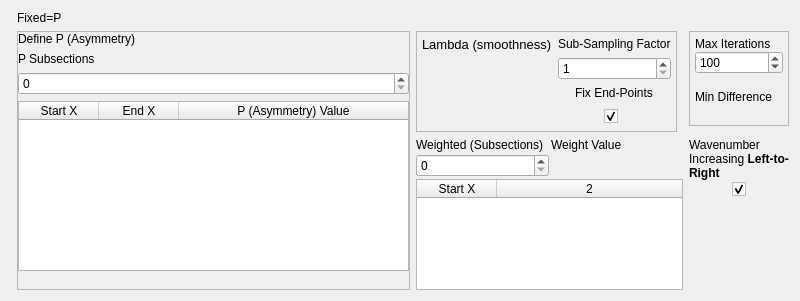
<?xml version="1.0" encoding="UTF-8"?>
<ui version="4.0">
 <class>Form</class>
 <widget class="QWidget" name="Form">
  <property name="geometry">
   <rect>
    <x>0</x>
    <y>0</y>
    <width>800</width>
    <height>301</height>
   </rect>
  </property>
  <property name="windowTitle">
   <string>Form</string>
  </property>
  <property name="styleSheet">
   <string notr="true">font: 10pt &quot;Arial&quot;;</string>
  </property>
  <layout class="QGridLayout" name="gridLayout">
   <item row="0" column="1">
    <widget class="QLabel" name="label_5">
     <property name="text">
      <string>Fixed=P</string>
     </property>
    </widget>
   </item>
   <item row="3" column="4">
    <layout class="QVBoxLayout" name="verticalLayout_10">
     <property name="spacing">
      <number>2</number>
     </property>
     <item>
      <widget class="QLabel" name="label_13">
       <property name="text">
        <string>&lt;html&gt;&lt;head/&gt;&lt;body&gt;&lt;p&gt;Wavenumber Increasing &lt;span style=&quot; font-weight:700;&quot;&gt;Left-to-Right&lt;/span&gt;&lt;/p&gt;&lt;/body&gt;&lt;/html&gt;</string>
       </property>
       <property name="textFormat">
        <enum>Qt::RichText</enum>
       </property>
       <property name="wordWrap">
        <bool>true</bool>
       </property>
      </widget>
     </item>
     <item alignment="Qt::AlignHCenter|Qt::AlignTop">
      <widget class="QCheckBox" name="checkBoxWNIncreasing">
       <property name="toolTip">
        <string>Conjugate if the frequency axis increases right-to-left.</string>
       </property>
       <property name="text">
        <string/>
       </property>
       <property name="checked">
        <bool>true</bool>
       </property>
      </widget>
     </item>
     <item>
      <spacer name="verticalSpacer_9">
       <property name="orientation">
        <enum>Qt::Vertical</enum>
       </property>
       <property name="sizeHint" stdset="0">
        <size>
         <width>20</width>
         <height>40</height>
        </size>
       </property>
      </spacer>
     </item>
    </layout>
   </item>
   <item row="1" column="2" rowspan="2">
    <widget class="QFrame" name="frame_3">
     <property name="sizePolicy">
      <sizepolicy hsizetype="Preferred" vsizetype="Maximum">
       <horstretch>0</horstretch>
       <verstretch>0</verstretch>
      </sizepolicy>
     </property>
     <property name="frameShape">
      <enum>QFrame::StyledPanel</enum>
     </property>
     <property name="frameShadow">
      <enum>QFrame::Plain</enum>
     </property>
     <layout class="QGridLayout" name="gridLayout_2">
      <property name="leftMargin">
       <number>5</number>
      </property>
      <property name="topMargin">
       <number>5</number>
      </property>
      <property name="rightMargin">
       <number>5</number>
      </property>
      <property name="bottomMargin">
       <number>5</number>
      </property>
      <item row="0" column="1">
       <layout class="QVBoxLayout" name="verticalLayout_3">
        <item alignment="Qt::AlignLeft|Qt::AlignTop">
         <widget class="QLabel" name="label_3">
          <property name="text">
           <string>Sub-Sampling Factor</string>
          </property>
         </widget>
        </item>
        <item alignment="Qt::AlignTop">
         <widget class="QSpinBox" name="spinBoxRedux">
          <property name="minimum">
           <number>1</number>
          </property>
          <property name="maximum">
           <number>10000</number>
          </property>
         </widget>
        </item>
        <item>
         <spacer name="verticalSpacer_7">
          <property name="orientation">
           <enum>Qt::Vertical</enum>
          </property>
          <property name="sizeHint" stdset="0">
           <size>
            <width>20</width>
            <height>40</height>
           </size>
          </property>
         </spacer>
        </item>
       </layout>
      </item>
      <item row="0" column="0">
       <layout class="QVBoxLayout" name="verticalLayout_2">
        <item alignment="Qt::AlignLeft">
         <widget class="QLabel" name="label_2">
          <property name="font">
           <font>
            <family>Arial</family>
            <pointsize>10</pointsize>
            <italic>false</italic>
            <bold>false</bold>
           </font>
          </property>
          <property name="text">
           <string>Lambda (smoothness)</string>
          </property>
         </widget>
        </item>
        <item>
         <spacer name="verticalSpacer_2">
          <property name="orientation">
           <enum>Qt::Vertical</enum>
          </property>
          <property name="sizeHint" stdset="0">
           <size>
            <width>20</width>
            <height>40</height>
           </size>
          </property>
         </spacer>
        </item>
       </layout>
      </item>
      <item row="1" column="1">
       <layout class="QVBoxLayout" name="verticalLayout_4">
        <item alignment="Qt::AlignHCenter|Qt::AlignVCenter">
         <widget class="QLabel" name="label_4">
          <property name="text">
           <string>Fix End-Points</string>
          </property>
         </widget>
        </item>
        <item alignment="Qt::AlignHCenter|Qt::AlignTop">
         <widget class="QCheckBox" name="checkBox">
          <property name="minimumSize">
           <size>
            <width>20</width>
            <height>20</height>
           </size>
          </property>
          <property name="text">
           <string/>
          </property>
          <property name="checked">
           <bool>true</bool>
          </property>
         </widget>
        </item>
       </layout>
      </item>
     </layout>
    </widget>
   </item>
   <item row="3" column="2" colspan="2">
    <layout class="QVBoxLayout" name="verticalLayout_5">
     <property name="spacing">
      <number>2</number>
     </property>
     <property name="sizeConstraint">
      <enum>QLayout::SetNoConstraint</enum>
     </property>
     <item>
      <layout class="QHBoxLayout" name="horizontalLayout">
       <property name="topMargin">
        <number>0</number>
       </property>
       <property name="rightMargin">
        <number>0</number>
       </property>
       <item>
        <layout class="QVBoxLayout" name="verticalLayout_6">
         <property name="topMargin">
          <number>0</number>
         </property>
         <item>
          <widget class="QLabel" name="label_7">
           <property name="text">
            <string>Weighted (Subsections)</string>
           </property>
          </widget>
         </item>
         <item>
          <widget class="QSpinBox" name="spinBoxWSubSections">
           <property name="maximum">
            <number>5</number>
           </property>
          </widget>
         </item>
         <item>
          <spacer name="verticalSpacer_6">
           <property name="orientation">
            <enum>Qt::Vertical</enum>
           </property>
           <property name="sizeHint" stdset="0">
            <size>
             <width>20</width>
             <height>40</height>
            </size>
           </property>
          </spacer>
         </item>
        </layout>
       </item>
       <item>
        <layout class="QVBoxLayout" name="verticalLayout_7">
         <item>
          <widget class="QLabel" name="label_8">
           <property name="text">
            <string>Weight Value</string>
           </property>
          </widget>
         </item>
         <item>
          <spacer name="verticalSpacer_5">
           <property name="orientation">
            <enum>Qt::Vertical</enum>
           </property>
           <property name="sizeHint" stdset="0">
            <size>
             <width>20</width>
             <height>40</height>
            </size>
           </property>
          </spacer>
         </item>
        </layout>
       </item>
      </layout>
     </item>
     <item>
      <widget class="QTableWidget" name="tableWidgetWeights">
       <property name="sizePolicy">
        <sizepolicy hsizetype="Expanding" vsizetype="Expanding">
         <horstretch>0</horstretch>
         <verstretch>0</verstretch>
        </sizepolicy>
       </property>
       <property name="minimumSize">
        <size>
         <width>0</width>
         <height>70</height>
        </size>
       </property>
       <property name="baseSize">
        <size>
         <width>0</width>
         <height>65</height>
        </size>
       </property>
       <attribute name="horizontalHeaderDefaultSectionSize">
        <number>80</number>
       </attribute>
       <attribute name="horizontalHeaderStretchLastSection">
        <bool>true</bool>
       </attribute>
       <column>
        <property name="text">
         <string>Start X</string>
        </property>
       </column>
       <column/>
      </widget>
     </item>
     <item>
      <spacer name="verticalSpacer_11">
       <property name="orientation">
        <enum>Qt::Vertical</enum>
       </property>
       <property name="sizeHint" stdset="0">
        <size>
         <width>20</width>
         <height>40</height>
        </size>
       </property>
      </spacer>
     </item>
     <item>
      <spacer name="verticalSpacer">
       <property name="orientation">
        <enum>Qt::Vertical</enum>
       </property>
       <property name="sizeHint" stdset="0">
        <size>
         <width>20</width>
         <height>40</height>
        </size>
       </property>
      </spacer>
     </item>
     <item>
      <spacer name="verticalSpacer_10">
       <property name="orientation">
        <enum>Qt::Vertical</enum>
       </property>
       <property name="sizeHint" stdset="0">
        <size>
         <width>20</width>
         <height>40</height>
        </size>
       </property>
      </spacer>
     </item>
    </layout>
   </item>
   <item row="1" column="1" rowspan="3">
    <widget class="QFrame" name="frame">
     <property name="sizePolicy">
      <sizepolicy hsizetype="Expanding" vsizetype="Expanding">
       <horstretch>0</horstretch>
       <verstretch>0</verstretch>
      </sizepolicy>
     </property>
     <property name="frameShape">
      <enum>QFrame::StyledPanel</enum>
     </property>
     <property name="frameShadow">
      <enum>QFrame::Plain</enum>
     </property>
     <layout class="QHBoxLayout" name="horizontalLayout_2">
      <property name="leftMargin">
       <number>0</number>
      </property>
      <property name="topMargin">
       <number>0</number>
      </property>
      <property name="rightMargin">
       <number>0</number>
      </property>
      <property name="bottomMargin">
       <number>0</number>
      </property>
      <item>
       <layout class="QVBoxLayout" name="verticalLayout">
        <property name="sizeConstraint">
         <enum>QLayout::SetMaximumSize</enum>
        </property>
        <item alignment="Qt::AlignLeft">
         <widget class="QLabel" name="label">
          <property name="text">
           <string>Define P (Asymmetry)</string>
          </property>
         </widget>
        </item>
        <item>
         <widget class="QLabel" name="label_6">
          <property name="text">
           <string>P Subsections</string>
          </property>
         </widget>
        </item>
        <item>
         <widget class="QSpinBox" name="spinBoxAsymSubSections">
          <property name="maximum">
           <number>5</number>
          </property>
         </widget>
        </item>
        <item>
         <widget class="QTableWidget" name="tableWidgetAsym">
          <property name="sizePolicy">
           <sizepolicy hsizetype="Expanding" vsizetype="Expanding">
            <horstretch>0</horstretch>
            <verstretch>0</verstretch>
           </sizepolicy>
          </property>
          <property name="minimumSize">
           <size>
            <width>0</width>
            <height>12</height>
           </size>
          </property>
          <property name="baseSize">
           <size>
            <width>0</width>
            <height>140</height>
           </size>
          </property>
          <property name="frameShadow">
           <enum>QFrame::Plain</enum>
          </property>
          <property name="horizontalScrollBarPolicy">
           <enum>Qt::ScrollBarAsNeeded</enum>
          </property>
          <property name="rowCount">
           <number>0</number>
          </property>
          <attribute name="horizontalHeaderCascadingSectionResizes">
           <bool>true</bool>
          </attribute>
          <attribute name="horizontalHeaderMinimumSectionSize">
           <number>20</number>
          </attribute>
          <attribute name="horizontalHeaderDefaultSectionSize">
           <number>80</number>
          </attribute>
          <attribute name="horizontalHeaderHighlightSections">
           <bool>false</bool>
          </attribute>
          <attribute name="horizontalHeaderStretchLastSection">
           <bool>true</bool>
          </attribute>
          <column>
           <property name="text">
            <string>Start X</string>
           </property>
          </column>
          <column>
           <property name="text">
            <string>End X</string>
           </property>
          </column>
          <column>
           <property name="text">
            <string>P (Asymmetry) Value</string>
           </property>
          </column>
         </widget>
        </item>
        <item>
         <spacer name="verticalSpacer_8">
          <property name="orientation">
           <enum>Qt::Vertical</enum>
          </property>
          <property name="sizeType">
           <enum>QSizePolicy::Expanding</enum>
          </property>
          <property name="sizeHint" stdset="0">
           <size>
            <width>20</width>
            <height>40</height>
           </size>
          </property>
         </spacer>
        </item>
       </layout>
      </item>
     </layout>
    </widget>
   </item>
   <item row="1" column="4">
    <widget class="QFrame" name="frame_4">
     <property name="frameShape">
      <enum>QFrame::StyledPanel</enum>
     </property>
     <property name="frameShadow">
      <enum>QFrame::Plain</enum>
     </property>
     <layout class="QVBoxLayout" name="verticalLayout_8">
      <property name="leftMargin">
       <number>5</number>
      </property>
      <property name="topMargin">
       <number>5</number>
      </property>
      <property name="rightMargin">
       <number>5</number>
      </property>
      <property name="bottomMargin">
       <number>5</number>
      </property>
      <item>
       <layout class="QVBoxLayout" name="verticalLayout_9">
        <property name="spacing">
         <number>0</number>
        </property>
        <property name="topMargin">
         <number>0</number>
        </property>
        <item>
         <widget class="QLabel" name="label_9">
          <property name="text">
           <string>Max Iterations</string>
          </property>
         </widget>
        </item>
        <item>
         <widget class="QSpinBox" name="spinBoxMaxIter">
          <property name="minimum">
           <number>1</number>
          </property>
          <property name="maximum">
           <number>1000000</number>
          </property>
          <property name="value">
           <number>100</number>
          </property>
         </widget>
        </item>
        <item>
         <spacer name="verticalSpacer_3">
          <property name="orientation">
           <enum>Qt::Vertical</enum>
          </property>
          <property name="sizeHint" stdset="0">
           <size>
            <width>20</width>
            <height>40</height>
           </size>
          </property>
         </spacer>
        </item>
        <item>
         <widget class="QLabel" name="label_10">
          <property name="text">
           <string>Min Difference</string>
          </property>
         </widget>
        </item>
       </layout>
      </item>
      <item>
       <spacer name="verticalSpacer_4">
        <property name="orientation">
         <enum>Qt::Vertical</enum>
        </property>
        <property name="sizeHint" stdset="0">
         <size>
          <width>20</width>
          <height>40</height>
         </size>
        </property>
       </spacer>
      </item>
     </layout>
    </widget>
   </item>
   <item row="1" column="0">
    <widget class="QFrame" name="frame_2">
     <property name="sizePolicy">
      <sizepolicy hsizetype="Preferred" vsizetype="Expanding">
       <horstretch>0</horstretch>
       <verstretch>0</verstretch>
      </sizepolicy>
     </property>
     <property name="frameShape">
      <enum>QFrame::StyledPanel</enum>
     </property>
     <property name="frameShadow">
      <enum>QFrame::Raised</enum>
     </property>
    </widget>
   </item>
   <item row="4" column="1">
    <spacer name="verticalSpacer_12">
     <property name="orientation">
      <enum>Qt::Vertical</enum>
     </property>
     <property name="sizeHint" stdset="0">
      <size>
       <width>20</width>
       <height>40</height>
      </size>
     </property>
    </spacer>
   </item>
  </layout>
 </widget>
 <resources/>
 <connections/>
</ui>
